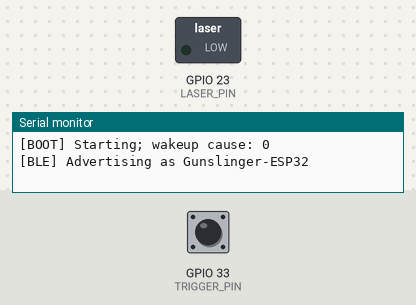
A sketch run on a simulated ESP32. Parts: switched loads named in the sketch (green lamp = pin HIGH), the last lines printed to the serial monitor. Dashed ring = blinking. The test bench sets the inputs (shaded band); at power-on: GPIO 33 (TRIGGER_PIN) LOW. Nothing arrives over Bluetooth unless stated; a phone connects over Bluetooth LE 3 s after start.

Above: at 1.2 s.
1.3 s: GPIO 33 (TRIGGER_PIN) driven HIGH
At 1.47 s:
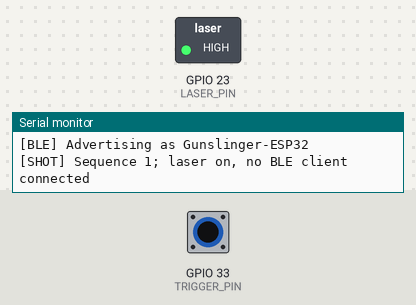
3.1 s: GPIO 33 (TRIGGER_PIN) pulsed LOW 5 times (0.12 s each, 0.3 s apart)
At 3.39 s:
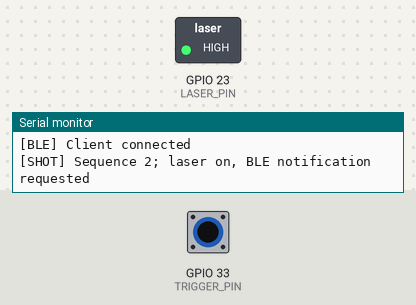
Timing chart, 0 to 6.2 s (numbered marks = the images above; inputs shaded):
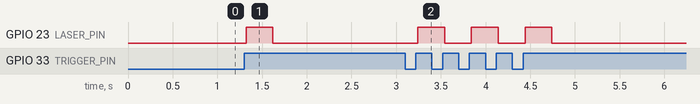

The sketch:

esp32_gunslinger.ino
```cpp
// ESP32 Arduino core BLE libraries; example for one trigger and a laser driver.
// Adapt these GPIO pins to your existing hardware. No magazine/reload logic here.
#include <BLEDevice.h>
#include <BLEServer.h>
#include <BLEUtils.h>
#include <BLE2902.h>
#include <driver/rtc_io.h>
#include <esp_sleep.h>

// GPIO 33 is RTC-capable, so it can wake the ESP32 from deep sleep.
constexpr int TRIGGER_PIN = 33; // Button connects to 3.3 V, INPUT_PULLDOWN.
constexpr int LASER_PIN = 23;   // Control input of your existing laser driver.
constexpr unsigned long LASER_MS = 300; // How long the laser stays on after the trigger is pressed.
constexpr unsigned long DEBOUNCE_MS = 20; // Debounce time for the trigger button.
constexpr unsigned long IDLE_SLEEP_MS = 10UL * 60UL * 1000UL;
constexpr char SERVICE_UUID[] = "02f8b7a0-14b9-4e9e-9f6c-7d6054301000";
constexpr char TRIGGER_UUID[] = "02f8b7a0-14b9-4e9e-9f6c-7d6054301001";
BLECharacteristic* triggerCharacteristic;
volatile bool connected = false;
volatile bool advertiseAgain = false;
uint32_t sequence = 0;
unsigned long laserStarted = 0;
bool laserOn = false;
bool lastRaw = LOW;
bool stableButton = LOW;
unsigned long changedAt = 0;
unsigned long lastFiredAt = 0;
bool wakeShotPending = false;

class ServerCallbacks : public BLEServerCallbacks {
  void onConnect(BLEServer*) override {
    connected = true;
    Serial.println("[BLE] Client connected");
  }
  void onDisconnect(BLEServer*) override {
    connected = false;
    advertiseAgain = true;
    Serial.println("[BLE] Client disconnected");
  }
};

void setup() {
  Serial.begin(115200);
  const esp_sleep_wakeup_cause_t wakeupCause = esp_sleep_get_wakeup_cause();
  Serial.printf("\n[BOOT] Starting; wakeup cause: %d\n", static_cast<int>(wakeupCause));
  pinMode(TRIGGER_PIN, INPUT_PULLDOWN);
  lastRaw = digitalRead(TRIGGER_PIN);
  stableButton = lastRaw;
  changedAt = millis();
  pinMode(LASER_PIN, OUTPUT);
  digitalWrite(LASER_PIN, LOW);
  BLEDevice::init("Gunslinger-ESP32");
  BLEServer* server = BLEDevice::createServer();
  server->setCallbacks(new ServerCallbacks());
  BLEService* service = server->createService(SERVICE_UUID);
  triggerCharacteristic = service->createCharacteristic(TRIGGER_UUID, BLECharacteristic::PROPERTY_NOTIFY);
  triggerCharacteristic->addDescriptor(new BLE2902());
  service->start();
  BLEAdvertising* advertising = BLEDevice::getAdvertising();
  advertising->addServiceUUID(SERVICE_UUID);
  advertising->setScanResponse(true);
  BLEDevice::startAdvertising();
  Serial.println("[BLE] Advertising as Gunslinger-ESP32");
  lastFiredAt = millis();
  wakeShotPending = wakeupCause == ESP_SLEEP_WAKEUP_EXT0 && digitalRead(TRIGGER_PIN) == HIGH;
  if (wakeShotPending) {
    Serial.println("[TRIGGER] Wake shot pending BLE connection");
  }
}

void fire(unsigned long now) {
  digitalWrite(LASER_PIN, HIGH); // Laser is on BEFORE the notification.
  laserOn = true;
  laserStarted = now;
  lastFiredAt = now;
  ++sequence;
  uint8_t packet[6] = {1, 1,
    static_cast<uint8_t>(sequence), static_cast<uint8_t>(sequence >> 8),
    static_cast<uint8_t>(sequence >> 16), static_cast<uint8_t>(sequence >> 24)};
  if (connected) {
    triggerCharacteristic->setValue(packet, sizeof(packet));
    triggerCharacteristic->notify();
    Serial.printf("[SHOT] Sequence %lu; laser on, BLE notification requested\n",
                  static_cast<unsigned long>(sequence));
  } else {
    Serial.printf("[SHOT] Sequence %lu; laser on, no BLE client connected\n",
                  static_cast<unsigned long>(sequence));
  }
}

void sleepUntilTrigger() {
  digitalWrite(LASER_PIN, LOW);
  Serial.println("[SLEEP] Idle timeout; entering deep sleep until trigger");
  Serial.flush();
  rtc_gpio_pullup_dis(static_cast<gpio_num_t>(TRIGGER_PIN));
  rtc_gpio_pulldown_en(static_cast<gpio_num_t>(TRIGGER_PIN));
  esp_sleep_enable_ext0_wakeup(static_cast<gpio_num_t>(TRIGGER_PIN), HIGH);
  esp_deep_sleep_start();
}

void loop() {
  const unsigned long now = millis();
  if (advertiseAgain) {
    advertiseAgain = false;
    BLEDevice::startAdvertising();
    Serial.println("[BLE] Advertising restarted");
  }
  // The press that woke the ESP32 occurred before BLE could reconnect.
  if (wakeShotPending && connected && !laserOn) {
    wakeShotPending = false;
    Serial.println("[TRIGGER] Firing pending wake shot");
    fire(now);
  }
  const bool raw = digitalRead(TRIGGER_PIN);
  if (raw != lastRaw) { lastRaw = raw; changedAt = now; }
  if (now - changedAt >= DEBOUNCE_MS && raw != stableButton) {
    const bool triggerPulled = stableButton == LOW && raw == HIGH;
    stableButton = raw;
    if (triggerPulled && !laserOn) {
      fire(now);
    }
  }
  if (laserOn && now - laserStarted >= LASER_MS) {
    digitalWrite(LASER_PIN, LOW);
    laserOn = false;
    Serial.println("[LASER] Off");
  }
  if (!wakeShotPending && !laserOn && raw == LOW && now - lastFiredAt >= IDLE_SLEEP_MS) {
    sleepUntilTrigger();
  }
  delay(1);
}
```

Measured:
- after the input at 1.3 s, GPIO 23 (LASER_PIN): LOW → HIGH at once, → LOW 0.30 s later
- after the input at 3.1 s, GPIO 23 (LASER_PIN): alternates HIGH for 0.30 s and LOW for 0.30 s, 6 changes in all, then stays LOW, starting after 0.14 s
